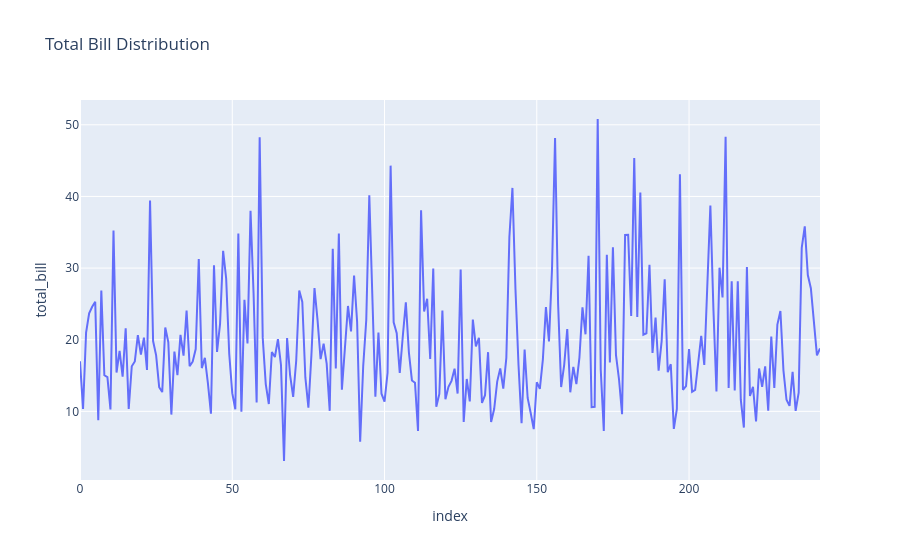

Source (notebook cell):
### Code cell
import plotly.express as px

fig = px.line(
    tips,
    y='total_bill',
    title='Total Bill Distribution'
)

fig.show()

### Figure 1 — Plotly figure (JSON) as saved in the notebook; plotly's stock layout.template omitted (floating-point values rounded to 4 significant figures; data arrays with more than 128 entries replaced by an {"elided": "..."} marker saying what was removed)
{"data": [{"hovertemplate": "index=%{x}<br>total_bill=%{y}<extra></extra>", "legendgroup": "", "line": {"color": "#636efa", "dash": "solid"}, "marker": {"symbol": "circle"}, "mode": "lines", "name": "", "orientation": "v", "showlegend": false, "type": "scatter", "x": {"elided": "244 int values"}, "xaxis": "x", "y": {"elided": "244 float values"}, "yaxis": "y"}], "layout": {"legend": {"tracegroupgap": 0}, "title": {"text": "Total Bill Distribution"}, "xaxis": {"anchor": "y", "domain": [0, 1], "title": {"text": "index"}}, "yaxis": {"anchor": "x", "domain": [0, 1], "title": {"text": "total_bill"}}}}
